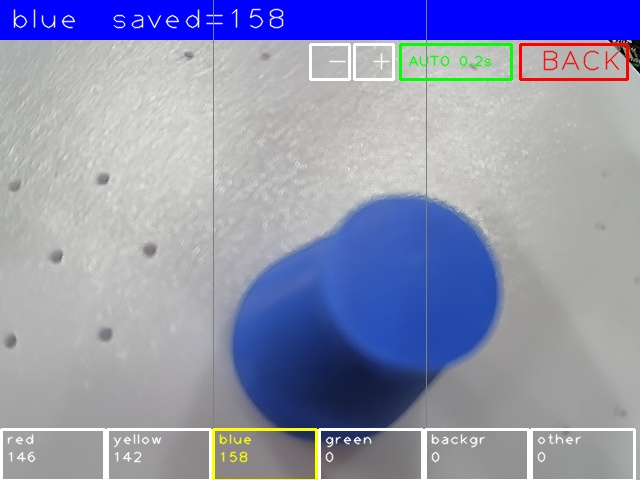
#> input picture vision-maixcam/_from_device/dataset/_reject/blue/blue_0158.jpg, 640 x 480 px, given as the content of the folder /home/linbing/maixcam-migration/_from_device/dataset/red, which was not available
$ python tools_analyze_lab.py
#> lines starting #> are read from the running program, lines starting #| are printed output that depends on the picture; after the words box and inside, x2 and y2 are one past the last pixel; in counts of white or black regions, pixels touching at a corner belong together; pictures that were not available may be replaced by others from this repository, and a replacement may not be noted
# -*- coding: utf-8 -*-
"""从数据集统计 LAB 阈值 v3

- 颜色类：用「最饱和的 top 8% 像素」代表物料，先按 (A,B) 的 MAD 剔除离群图，再取 p2/p98
- 灰度道路：统计低饱和像素占比，占比高的图视为「灰色路面」，给出 L 范围
口径：MaixPy/OpenMV  L 0~100, A/B -128~127
"""
import glob
import os
import numpy as np
import cv2

D = '/home/linbing/maixcam-migration/_from_device/dataset'
COLORS = ['red', 'yellow', 'blue', 'green']
UI_TOP, UI_BOTTOM = 60, 90


def load_lab(path):
    img = cv2.imread(path)
    if img is None:
        return None
    h = img.shape[0]
    roi = img[UI_TOP:h - UI_BOTTOM, :]
    lab = cv2.cvtColor(roi, cv2.COLOR_BGR2LAB).astype(np.float32)
    return (lab[..., 0] * 100.0 / 255.0, lab[..., 1] - 128.0, lab[..., 2] - 128.0)


def dominant(path, top_ratio=0.08):
    r = load_lab(path)
    if r is None:
        return None
    L, A, B = r
    sat = np.hypot(A, B)
    valid = (L > 12) & (L < 92)
    if valid.sum() < 500:
        return None
    thr = max(25.0, float(np.percentile(sat[valid], 100 * (1 - top_ratio))))
    m = valid & (sat >= thr)
    if m.sum() < 200:
        return None
    return (float(np.median(L[m])), float(np.median(A[m])), float(np.median(B[m])))


def gray_stats(path):
    """返回 (低饱和像素占比, 这些像素的 L 中位数, 全图 L 中位数)"""
    r = load_lab(path)
    if r is None:
        return None
    L, A, B = r
    sat = np.hypot(A, B)
    gray = (sat < 12) & (L > 10) & (L < 92)
    frac = gray.mean()
    if gray.sum() < 1000:
        return (frac, None, float(np.median(L)))
    return (frac, float(np.median(L[gray])), float(np.median(L)))


def robust(rows, k=3.0):
    """按 (A,B) 的 MAD 剔除离群图"""
    A = np.array([r[1] for r in rows]); B = np.array([r[2] for r in rows])
    ma, mb = np.median(A), np.median(B)
    mad_a = np.median(np.abs(A - ma)) or 1.0
    mad_b = np.median(np.abs(B - mb)) or 1.0
    keep = (np.abs(A - ma) < k * 1.4826 * mad_a) & (np.abs(B - mb) < k * 1.4826 * mad_b)
    return [r for r, kp in zip(rows, keep) if kp], int((~keep).sum())


def main():
    print('%-8s %5s %4s | %-20s %-22s %-22s' %
          ('类别', 'n', 'out', 'L p2/p50/p98', 'A p2/p50/p98', 'B p2/p50/p98'))
    print('-' * 104)
    stats = {}
    for c in COLORS:
        paths = sorted(glob.glob(os.path.join(D, c, '*.jpg')))
        rows = [r for r in (dominant(p) for p in paths) if r]
#> in load_lab, img is the input picture: shape (480, 640, 3); mean B, G, R 177, 147.3, 143.1
#> in load_lab, `lab = cv2.cvtColor(roi, cv2.COLOR_BGR2LAB).astype(np.float32)`:
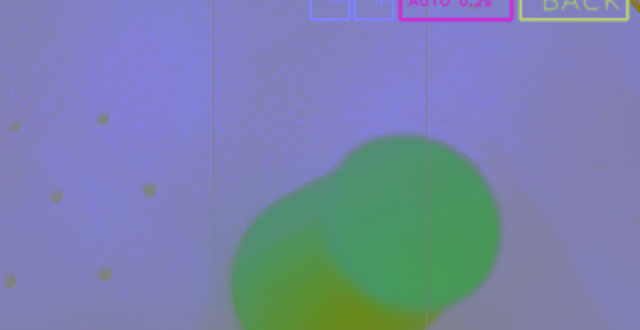
#> lab: shape (330, 640, 3) float32; mean B, G, R 171, 131.1, 119.9
#> in dominant, `L, A, B = r`:
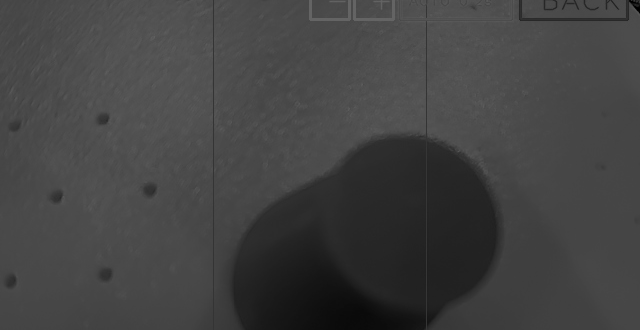
#> L: shape (330, 640) float32; min 0, max 100, mean 67
#> in dominant, `L, A, B = r`:
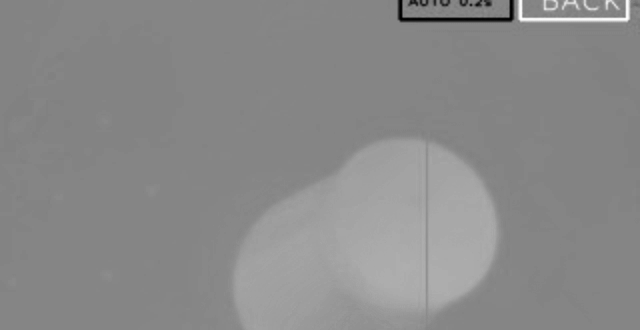
#> A: shape (330, 640) float32; min -83, max 76, mean 3.1; drawn with min black and max white
#> in dominant, `L, A, B = r`:
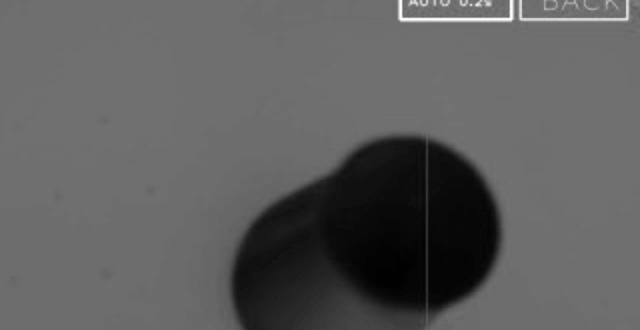
#> B: shape (330, 640) float32; min -60, max 80, mean -8.1; drawn with min black and max white
#> in dominant, `valid = (L > 12) & (L < 92)`:
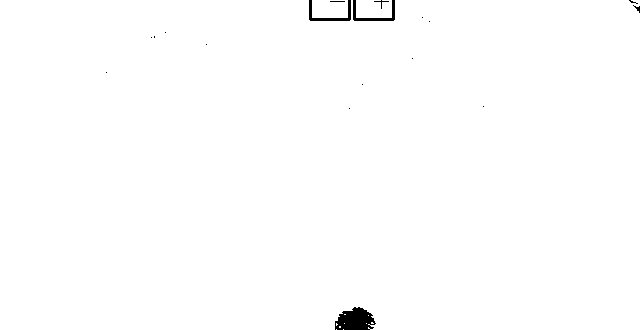
#> valid: shape (330, 640) bool; 99.4% white; 18 black regions (13 under 20 px), largest, box (x1, y1, x2, y2) and area: (335, 307, 376, 330) 678, (309, 0, 351, 21) 232, (353, 0, 395, 21) 232, (374, 0, 389, 9) 23, (633, 5, 640, 13) 21
#> in dominant, `thr = max(25.0, float(np.percentile(sat[valid], 100 * (1 - top_ratio))))`: thr = 56.3
#> in dominant, `m = valid & (sat >= thr)`:
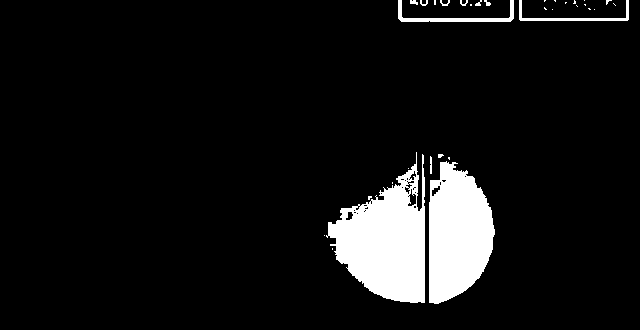
#> m: shape (330, 640) bool; 8% white; 33 white regions (22 under 20 px), largest, box (x1, y1, x2, y2) and area: (326, 152, 425, 303) 8519, (429, 161, 495, 304) 7017, (398, 0, 514, 22) 597
#> rows = [(37.65, 22, -56)]
        kept, drop = robust(rows)
#> in robust, `A = np.array([r[1] for r in rows])`: A = [22]
#> in robust, `B = np.array([r[2] for r in rows])`: B = [-56]
#> in robust, `ma, mb = np.median(A), np.median(B)`: ma = 22; mb = -56
#> in robust, `mad_a = np.median(np.abs(A - ma)) or 1.0`: mad_a = 1
#> in robust, `keep = (np.abs(A - ma) < k * 1.4826 * mad_a) & (np.abs(B - mb) < k * 1..`: keep = [True]
#> kept = [(37.65, 22, -56)]; drop = 0
        L = np.array([r[0] for r in kept]); A = np.array([r[1] for r in kept]); B = np.array([r[2] for r in kept])
#> after `L = np.array([r[0] for r in kept])`: L = [37.65]
#> after `A = np.array([r[1] for r in kept])`: A = [22]
#> after `B = np.array([r[2] for r in kept])`: B = [-56]
        stats[c] = (L, A, B)
        print('%-8s %5d %4d | %5.1f /%5.1f /%5.1f  %6.1f /%6.1f /%6.1f  %6.1f /%6.1f /%6.1f'
              % (c, len(rows), drop,
                 np.percentile(L, 2), np.median(L), np.percentile(L, 98),
                 np.percentile(A, 2), np.median(A), np.percentile(A, 98),
                 np.percentile(B, 2), np.median(B), np.percentile(B, 98)))
#| red          1    0 |  37.6 / 37.6 / 37.6    22.0 /  22.0 /  22.0   -56.0 / -56.0 / -56.0
#> pass 3 of the loop in main, `for c in COLORS:`:
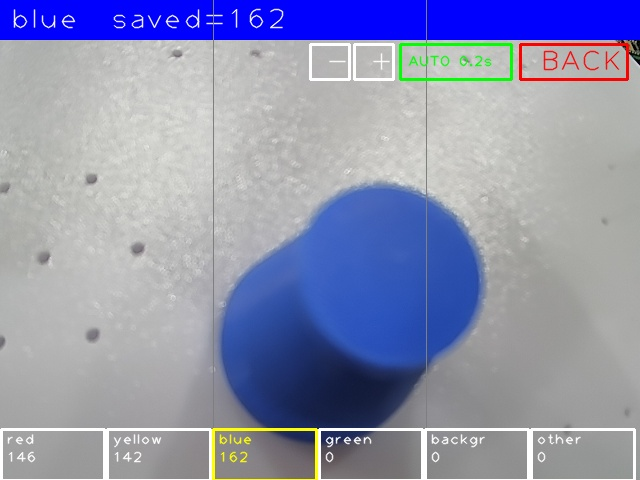
#> input picture vision-maixcam/_from_device/dataset/_reject/blue/blue_0162.jpg, 640 x 480 px
#> in load_lab, img is the input picture: shape (480, 640, 3); mean B, G, R 176.6, 146.7, 142.3
#> in dominant (call 4), `valid = (L > 12) & (L < 92)`:
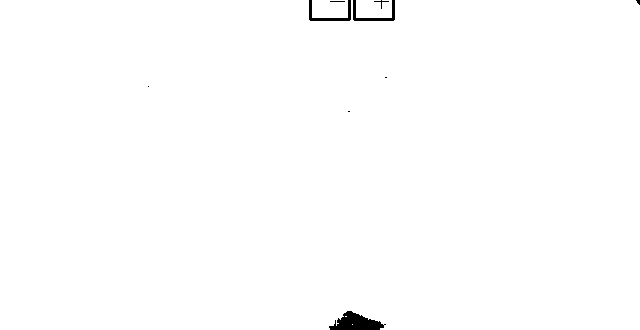
#> valid: shape (330, 640) bool; 99.5% white; 9 black regions (5 under 20 px), largest, box (x1, y1, x2, y2) and area: (329, 311, 386, 330) 635, (309, 0, 351, 21) 232, (353, 0, 395, 21) 232, (374, 0, 389, 9) 23
#> thr = 55.97
#> in dominant (call 4), `m = valid & (sat >= thr)`:
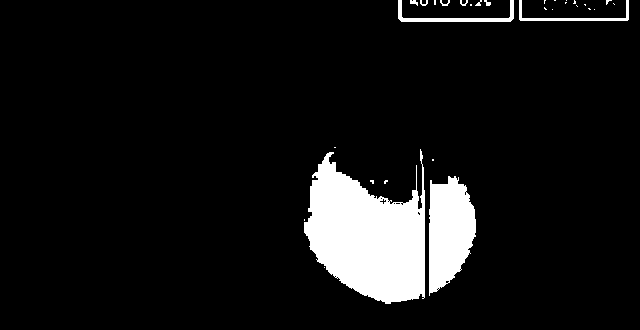
#> m: shape (330, 640) bool; 8.2% white; 31 white regions (21 under 20 px), largest, box (x1, y1, x2, y2) and area: (304, 149, 425, 304) 12050, (429, 176, 476, 296) 4089, (398, 0, 514, 22) 598
#> rows = [(37.65, 22, -56), (39.22, 21, -55)]
#> in main, `L = np.array([r[0] for r in kept])`: L = [37.65, 39.22]
#> in main, `A = np.array([r[1] for r in kept])`: A = [22, 21]
#> in main, `B = np.array([r[2] for r in kept])`: B = [-56, -55]
#| blue         2    0 |  37.7 / 38.4 / 39.2    21.0 /  21.5 /  22.0   -56.0 / -55.5 / -55.0
#> the loop made 4 passes; the first 3 are shown

    print('\n=== 建议阈值（p2~p98，L 留 8 余量，A/B 留 6，夹到合法范围）===')
    for c in COLORS:
        L, A, B = stats[c]
        cf = lambda v, lo, hi: int(round(max(lo, min(hi, v))))
        print('TH_%-7s = [%d, %d, %d, %d, %d, %d]' % (
            c.upper(),
            cf(np.percentile(L, 2) - 8, 0, 100), cf(np.percentile(L, 98) + 8, 0, 100),
            cf(np.percentile(A, 2) - 6, -128, 127), cf(np.percentile(A, 98) + 6, -128, 127),
            cf(np.percentile(B, 2) - 6, -128, 127), cf(np.percentile(B, 98) + 6, -128, 127)))
#> this loop made 4 passes
#> (c, L, A, B) on passes 1 to 4: ('red', [37.65], [22], [-56]), ('yellow', [37.65], [22], [-56]), ('blue', [37.65, 39.22], [22, 21], [-56, -55]), ('green', [57.65, 56.08], [-51, -52], [41, 41])

    print('\n=== other / background：低饱和（灰色）分析 ===')
    for c in ['other', 'background']:
        paths = sorted(glob.glob(os.path.join(D, c, '*.jpg')))
        rows = [r for r in (gray_stats(p) for p in paths) if r]
#> in gray_stats, `gray = (sat < 12) & (L > 10) & (L < 92)`:
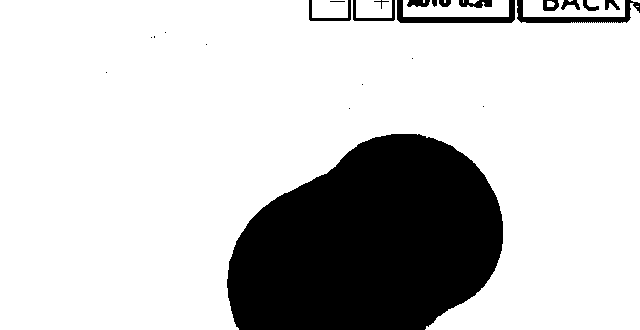
#> gray: shape (330, 640) bool; 79% white; 24 black regions (10 under 20 px), largest, box (x1, y1, x2, y2) and area: (227, 134, 503, 330) 41362, (397, 0, 515, 23) 900, (517, 0, 640, 23) 866
        fr = np.array([r[0] for r in rows])
        grayish = [r for r in rows if r[1] is not None and r[0] >= 0.5]
        print('%-11s n=%d  低饱和占比 p50/p90/p99 = %.2f / %.2f / %.2f  「>50%% 灰」图 %d 张'
#> (the run stopped early here; a loop or call above may not have finished)
